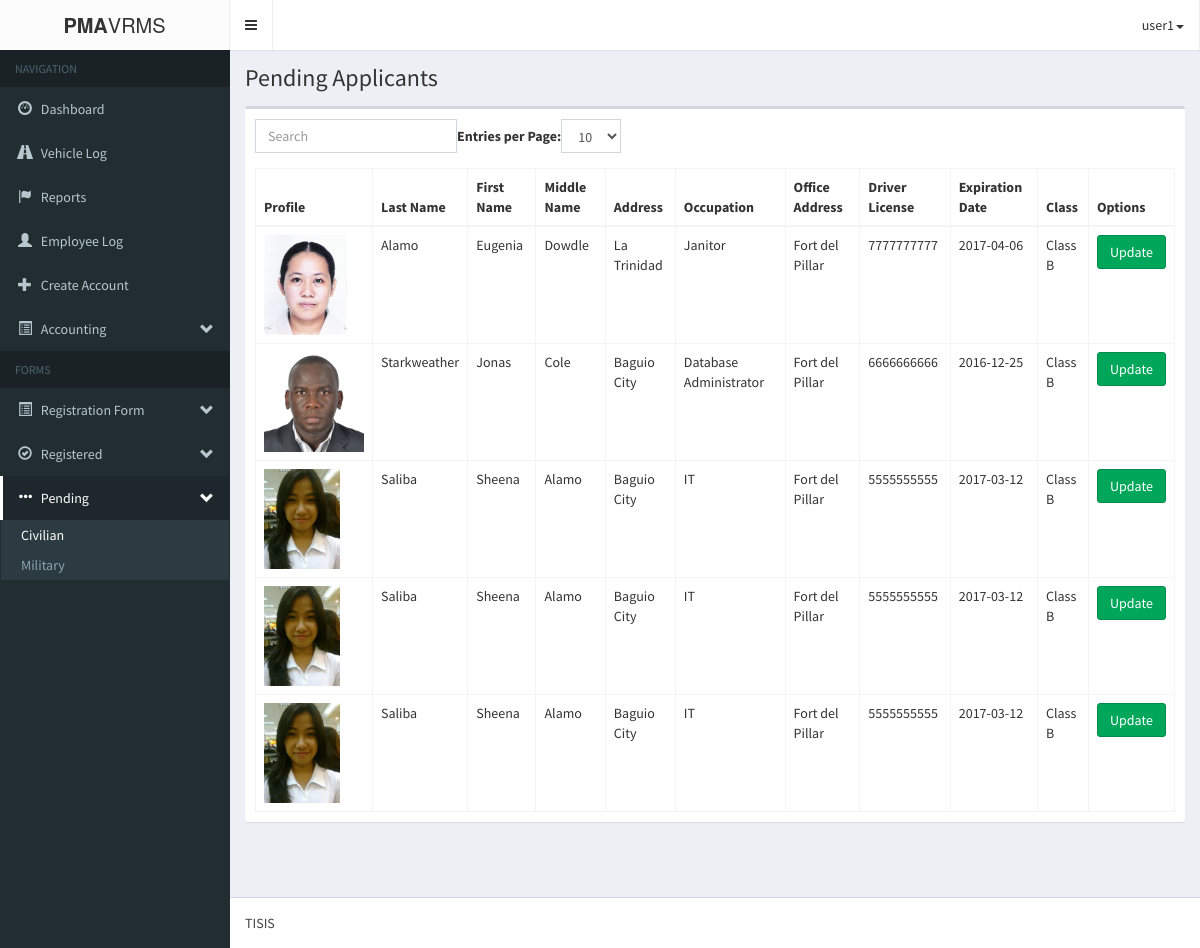
/pma-vrmsAdmin/pendingApplicant.php (signed in), run on an earlier commit of the app's database.
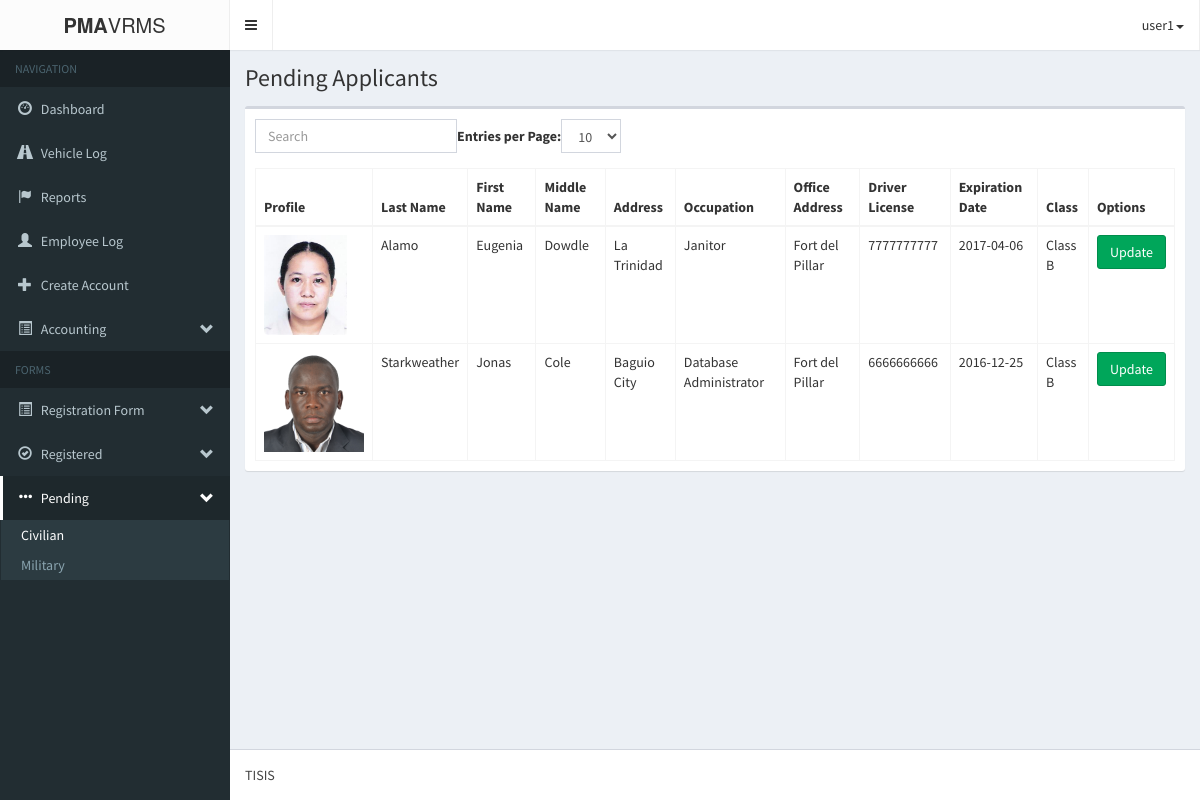
And on a later commit of the database.
### tables this page shows
CREATE TABLE IF NOT EXISTS `form1_applicantpd` (
  `a_applicantId` int(11) NOT NULL AUTO_INCREMENT,
  `a_profile` varchar(255) NOT NULL,
  `a_lastname` varchar(60) NOT NULL,
  `a_firstname` varchar(60) NOT NULL,
  `a_middlename` varchar(60) NOT NULL,
  `a_address` varchar(60) NOT NULL,
  `a_occupation` varchar(60) NOT NULL,
  `a_officeAddress` varchar(60) NOT NULL,
  `a_driversLicense` varchar(60) NOT NULL,
  `a_expirationDate` varchar(60) NOT NULL,
  `a_class` varchar(60) NOT NULL,
  `a_submitted_requirements` varchar(255) NOT NULL,
  `a_status` varchar(255) NOT NULL,
  `a_dateRegistered` datetime NOT NULL,
  `a_placeRegistered` varchar(65) NOT NULL,
  `a_vehicle_id` int(11) NOT NULL,
  `a_renew_status` int(11) NOT NULL,
  PRIMARY KEY (`a_applicantId`)
);

### pma-vrmsAdmin/login/session.php (called while the page is built, shortened)
<?php
	$dbc = mysqli_connect('localhost', 'root', '', 'pma-vrms');
	$user_check = $_SESSION['login_user'];
	$query = "SELECT username from admin_users
				WHERE username='$user_check'";
	$result = mysqli_query($dbc, $query)
				or die('Error querying database.');
	$row = mysqli_fetch_assoc($result);
	$login_session = $row['username'];
?>

### pma-vrmsAdmin/logic/pending_applicant_logic.php (called while the page is built, shortened)
<?php
	require_once('db/database.php');
	$database = new Database();
	$query = "SELECT form1_applicantpd.*, vehicle_information.* FROM form1_applicantpd JOIN vehicle_information ON form1_applicantpd.a_vehicle_id=vehicle_information.vehicleId WHERE form1_applicantpd.a_status='pending'  AND form1_applicantpd.a_renew_status = '1' ORDER BY a_dateRegistered DESC";
	$database->execute($query);
	$applicants = array();
?>

### pma-vrmsAdmin/db/database.php (called while the page is built, shortened)
<?php
	class Database{
		private $database;
		private function connect(){
			$host			= 'localhost';
			$username		= 'root';
			$password		= '';
			$database_name	= 'pma-vrms';
			$port			= 3306;
			$this->database = mysqli_connect($host, $username, $password, $database_name, $port);
		}
		public function execute($query){
			$this->result = mysqli_query($this->database, $query) OR die(mysqli_error($this->database));
		}
	}
?>

### pma-vrmsAdmin/pendingApplicant.php (the view, shortened to what this page needs)
<?php
include('login/session.php');
?>
<!DOCTYPE html>
<html>
<head>
	<link rel="stylesheet" href="bootstrap/css/bootstrap.min.css">
    <link rel="stylesheet" href="fonts/font-awesome.min.css">
    <link rel="stylesheet" href="css/style-main.min.css">
    <link rel="stylesheet" href="css/skin.min.css">
</head>
<body class="hold-transition skin-black sidebar-mini">
    <div class="wrapper">
      <header class="main-header">
        <div class="logo">
          <span class="logo-lg"><b>PMA</b>VRMS</span>
        </div>
        <nav class="navbar navbar-static-top" role="navigation">
          <a href="#" class="sidebar-toggle" data-toggle="offcanvas" role="button">
          </a>
            <ul class="nav navbar-nav pull-right">
			<li class="drop-down">
				<a class="drop-down toggle" data-toggle="dropdown" href=""><?php echo $login_session; ?><span class="caret"></span></a>
			</li>
		</ul>
        </nav>
      </header>
      <aside class="main-sidebar">
        <section class="sidebar">
          <ul class="sidebar-menu">
            <li class="header">NAVIGATION</li>
            <li class=""><a href="index.php"><i class="glyphicon glyphicon-dashboard"></i> <span>Dashboard</span></a></li>
            <li><a href="vehicleLog.php"><i class="glyphicon glyphicon-road"></i> <span>Vehicle Log</span></a></li>
            <li><a href="reports.php"><i class="glyphicon glyphicon-flag"></i> <span>Reports</span></a></li>
            <li><a href="login/logbook_page.php"><i class="glyphicon glyphicon-user"></i> <span>Employee Log</span></a></li>
            <li class=""><a href="login/create_account_page.php"><i class="glyphicon glyphicon-plus"></i> <span>Create Account</span></a></li>
            <li class="treeview">
              <a href="#"><i class="glyphicon glyphicon-list-alt"></i> <span>Accounting</span> <i class="glyphicon glyphicon-chevron-down pull-right"></i></a>
            </li>
            <li class="header">FORMS</li>
            <li class="treeview">
              <a href="#"><i class="glyphicon glyphicon-list-alt"></i> <span>Registration Form</span> <i class="glyphicon glyphicon-chevron-down pull-right"></i></a>
            </li>
            <li class="treeview">
              <a href="#"><i class="glyphicon glyphicon-ok-circle"></i> <span>Registered</span> <i class="glyphicon glyphicon-chevron-down pull-right"></i></a>
            </li>
            <li class="treeview active">
              <a href="#"><i class="glyphicon glyphicon-option-horizontal"></i> <span>Pending</span> <i class="glyphicon glyphicon-chevron-down pull-right"></i></a>
              <ul class="treeview-menu">
                <li class="active"><a href="pendingApplicant.php">Civilian</a></li>
                <li><a href="pendingMilitary.php">Military</a></li>
              </ul>
            </li>
          </ul>
        </section>
      </aside>
      <div class="content-wrapper">
        <section class="content-header">
          <h1>
            Pending Applicants
          </h1>
        </section>
        <section class="content">
	       <?php include('logic/pending_applicant_logic.php'); ?>
		<div class="'container">
			<div class="row">
				<div class="col-md-12">
                    <div class="box">
                        <div class="box-body">
                            <table class="table table-bordered table-hover" id="bootstrap-table">
						<thead>
              <th>Profile</th>
							<th>Last Name</th>
							<th>First Name</th>
							<th>Middle Name</th>
							<th>Address</th>
							<th>Occupation</th>
							<th>Office Address</th>
							<th>Driver License</th>
							<th>Expiration Date</th>
							<th>Class</th>
							<th>Options</th>
						</thead>
						<tbody>
							<?php
								foreach ($applicants as $key => $applicant) {
									echo <<<DATA
										<tr id='applicant_$key'>
											<td style='display:none'>$applicant[a_applicantId]</td>
                      <td><img src='img/profile/applicant/$applicant[a_profile]' height='100px;'></td>
											<td>$applicant[a_lastname]</td>
											<td>$applicant[a_firstname]</td>
											<td>$applicant[a_middlename]</td>
											<td>$applicant[a_address]</td>
											<td>$applicant[a_occupation]</td>
											<td>$applicant[a_officeAddress]</td>
											<td>$applicant[a_driversLicense]</td>
											<td>$applicant[a_expirationDate]</td>
											<td>$applicant[a_class]</td>
											<td><button class="btn btn-success" data-toggle='modal' data-target='#update_applicant' onclick='update_applicant($key)'>Update</button></td>
										</tr>
DATA;
								}
							?>
						</tbody>
					</table>
                        </div>
                    </div>
				</div>
			</div>
		</div>
        </section>
        <br/><br/>
        </div>
      <footer class="main-footer">
        TISIS
      </footer>
    </div>
</body>
</html>

What changed in the data, as far as the page shows it:
removed form1_applicantpd: a_profile (picture), a_lastname "Saliba", a_firstname "Sheena", a_middlename "Alamo", a_address "Baguio City", a_occupation "IT", a_officeAddress "Fort del Pillar", a_driversLicense "5555555555", a_expirationDate "2017-03-12", a_class "Class B"
removed form1_applicantpd: a_profile (picture), a_lastname "Saliba", a_firstname "Sheena", a_middlename "Alamo", a_address "Baguio City", a_occupation "IT", a_officeAddress "Fort del Pillar", a_driversLicense "5555555555", a_expirationDate "2017-03-12", a_class "Class B"
removed form1_applicantpd: a_profile (picture), a_lastname "Saliba", a_firstname "Sheena", a_middlename "Alamo", a_address "Baguio City", a_occupation "IT", a_officeAddress "Fort del Pillar", a_driversLicense "5555555555", a_expirationDate "2017-03-12", a_class "Class B"
